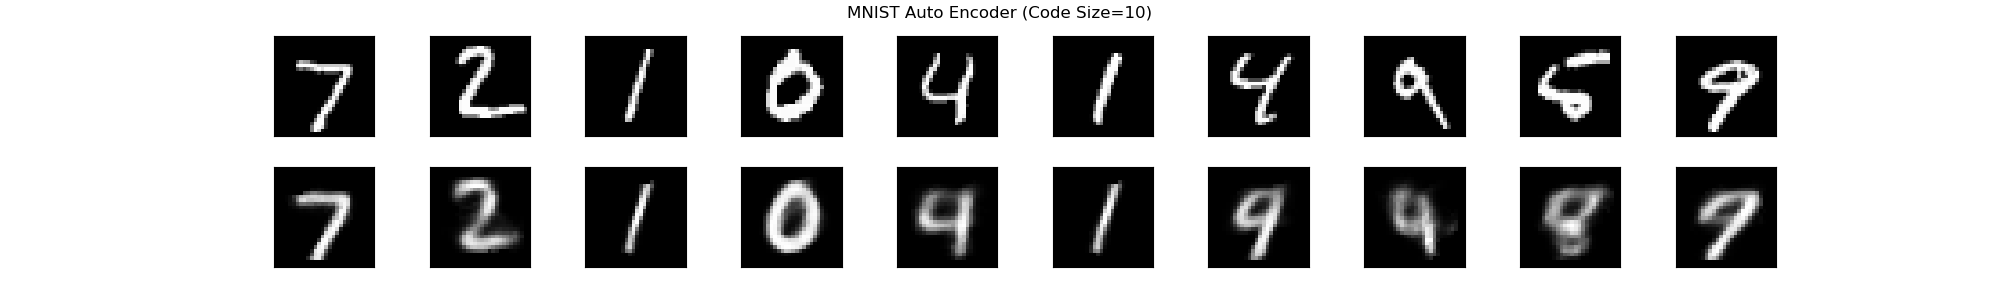

Write the Python code that produced this figure.
import numpy as np
import tensorflow as tf
import matplotlib.pyplot as plt

def load_mnist():
    """
    :return: train_data, valid_data, test_data

    Data type:
    tuple (raw_data, one_hot_label)
    """

    from tensorflow.examples.tutorials.mnist import input_data

    # Load MNIST Data
    mnist = input_data.read_data_sets("MNIST_data/", one_hot=True)

    train_data = mnist.train
    valid_data = mnist.validation
    test_data = mnist.test

    input_shape, label_shape = train_data.next_batch(1)[0].shape[1], train_data.next_batch(1)[1].shape[1]
    return train_data, valid_data, test_data, input_shape, label_shape

class AutoEncoder(object):
    def __init__(self, n_features, layers=[], code_nodes=2, learning_rate= 0.013):
        self.code_nodes = code_nodes

        self.graph = tf.Graph() # initialize new graph
        self.model(n_features, learning_rate, layers)
        self.sess = tf.Session(graph=self.graph) # initialize session

    def model(self, n_features, learning_rate, layers):
        """
        Build model with tensorflow
        :return: Nothing
        """
        with self.graph.as_default():
            self.X = tf.placeholder(tf.float32, shape=(None, n_features), name="X_Input")

            layer_input = self.X

            # Encoder
            for nodes in layers:
                layer_input = tf.layers.dense(layer_input,
                                             nodes,
                                             activation=tf.nn.relu,
                                             kernel_initializer=tf.truncated_normal_initializer(stddev=0.01),
                                             name="FC_Encode_Layer_" + str(nodes))

            # encode layer
            self.code = tf.layers.dense(layer_input,
                                  encode_nodes,
                                  activation=tf.nn.relu,
                                  kernel_initializer=tf.truncated_normal_initializer(stddev=0.01),
                                  name="Code")

            layer_input = self.code

            # Decoder
            for nodes in reversed(layer_nodes):
                layer_input = tf.layers.dense(layer_input,
                                             nodes,
                                             activation=tf.nn.relu,
                                             kernel_initializer=tf.truncated_normal_initializer(stddev=0.01),
                                             name="FC_Decode_Layer_" + str(nodes))

            self.y_ = tf.layers.dense(layer_input,
                                  784,
                                  activation=tf.nn.sigmoid,
                                  kernel_initializer=tf.truncated_normal_initializer(stddev=0.01),
                                  name="y_pred")

            self.loss = tf.reduce_mean(tf.pow(self.y_ - self.X, 2))  # mean square error
            self.optimizer = tf.train.AdamOptimizer(learning_rate)

            self.train_op = self.optimizer.minimize(self.loss) # learning goal

            self.init_op = tf.global_variables_initializer() # initialization

    def fit(self, X, X_valid, X_test=None, epochs = 10, batch_size=32, total_sample=1000):
        """
        Starting to training our Auto Encoder

        :param X: training sample [np array]
        :param X_valid: validation sample [np array]
        :param X_test: test sample [np array]
        :param epochs: nums of epochs
        :param batch_size: nums of batch size
        :param total_sample: numbers of sample for training samples
        :return: nothing
        """
        self.sess.run(self.init_op) # initializing

        for epoch in range(epochs):
            print("Epoch #", epoch+1)

            rounds = int(total_sample/batch_size)
            for i in range(rounds):
                X_batch = X.next_batch(batch_size)
                _, loss = self.sess.run([self.train_op, self.loss], feed_dict={self.X: X_batch[0]})
                if i % 250 == 0:
                    print("Train [%d/%d] loss = %9.4f" % (i+1, rounds, loss))

            # validation
            [loss] = self.sess.run([self.loss], feed_dict={self.X: X_valid.images})
            print("Valid loss = %9.4f" % loss)

            # testing
            if X_test:
                [loss] = self.sess.run([self.loss], feed_dict={self.X: X_test.images})
                print("Test loss = %9.4f" % loss)


    def predict(self, X):
        """
        Test for img to encode and decode
        :param X: the img matrix to go through encode and decode process
        :return: encoded code and decode image matrix
        """
        code, y_pred = self.sess.run([self.code, self.y_], feed_dict={self.X: X})
        return code, y_pred


if __name__ == '__main__':
    train_data, valid_data, test_data, input_shape, label_shape = load_mnist()

    layer_nodes = [512, 256, 128, 64]
    encode_nodes = 10

    auto_encoder = AutoEncoder(input_shape, layer_nodes, encode_nodes, learning_rate=0.00017)

    auto_encoder.fit(train_data, valid_data, test_data, total_sample=train_data.images.shape[0], epochs= 15)

    figures = 10

    # set figures
    fig, axes = plt.subplots(2, figures, figsize=(figures*2, 3), # set size and nums of figures
                             subplot_kw={'xticks': [], 'yticks': []}) # remove the ticks
    fig.subplots_adjust(hspace=0.3, wspace=0.05)

    fig.suptitle("MNIST Auto Encoder (Code Size="+str(encode_nodes)+")") # title for whole figure

    for i in range(figures):
        img = np.reshape(test_data.images[i, :], (28, 28)) # re-shape to image like

        c, y_pred = auto_encoder.predict(np.reshape(test_data.images[i, :], (1, 28*28)))
        img_pred = np.reshape(y_pred, (28, 28)) # re-shape to image like

        axes[0][i].imshow(img, cmap=plt.get_cmap('gray'))

        axes[1][i].imshow(img_pred, cmap=plt.get_cmap('gray'))

    plt.savefig('mnist.png')
    plt.show()